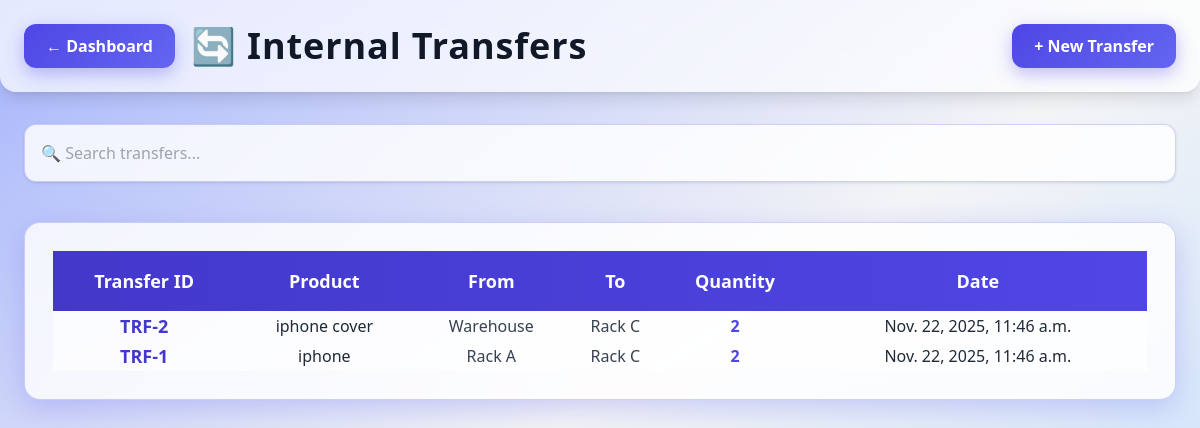
The app's page /transfer/, older data.
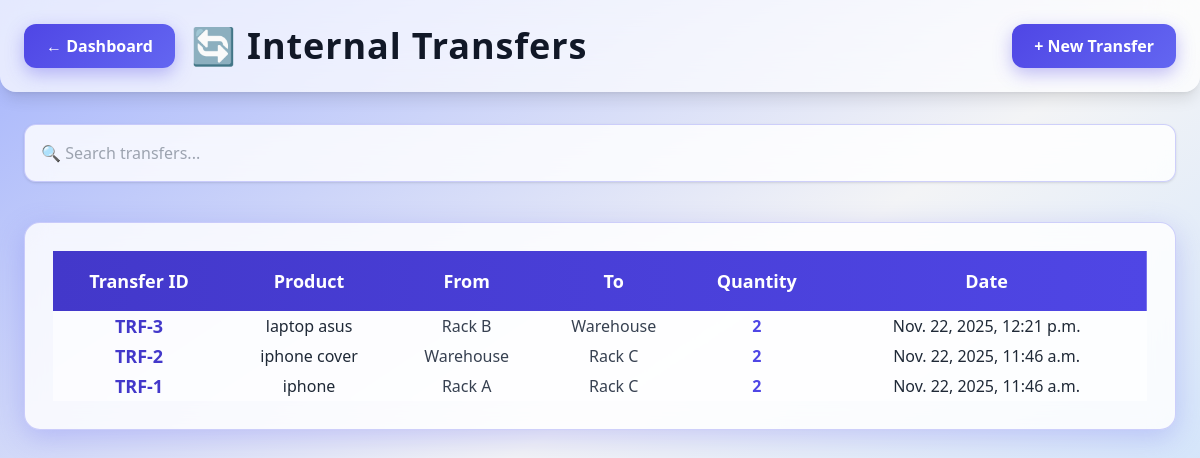
The same page, newer data.
### internal_transfer/models.py (models this page shows, shortened)
class InternalTransfer(models.Model):
    LOCATIONS = [
        ("Warehouse", "Warehouse"),
        ("Rack A", "Rack A"),
        ("Rack B", "Rack B"),
        ("Rack C", "Rack C"),
    ]
    product = models.ForeignKey(Product, on_delete=models.CASCADE)
    from_location = models.CharField(max_length=100, choices=LOCATIONS)
    to_location = models.CharField(max_length=100, choices=LOCATIONS)
    quantity = models.PositiveIntegerField()
    note = models.TextField(blank=True, null=True)
    date = models.DateTimeField(default=timezone.now)

### products/models.py (models this page shows, shortened)
class Product(models.Model):
    name = models.CharField(max_length=200)
    sku = models.CharField(max_length=100)
    category = models.CharField(max_length=100)
    unit = models.CharField(max_length=50)
    stock = models.IntegerField()
    description = models.TextField(blank=True, null=True)
    reorder_level = models.IntegerField(default=0)

### internal_transfer/views.py (the view)
# urls.py: path("", views.transfer_list, name="transfer_list"),
def transfer_list(request):
    transfers = InternalTransfer.objects.all().order_by("-id")
    return render(request, "internal_transfer/transfer_list.html", {"transfers": transfers})

### templates/internal_transfer/transfer_list.html (shortened to what this page needs)
<!DOCTYPE html>
<html lang="en">
<head>
    <script src="https://cdn.tailwindcss.com"></script>
</head>
<body class="bg-gradient-to-br from-indigo-300 via-gray-100 to-blue-200 min-h-screen">
    <header
        class="bg-white/70 backdrop-blur-xl shadow-lg p-6 flex justify-between items-center slide-up rounded-b-2xl">
        <div class="flex items-center">
            {% if request.user.is_authenticated %}
            <a href="{% url 'dashboard' %}" class="btn-add mr-4">← Dashboard</a>
            {% else %}
            <a href="{% url 'login' %}?next={% url 'dashboard' %}" class="btn-add mr-4">← Dashboard</a>
            {% endif %}
            <h1 class="text-4xl font-extrabold text-gray-900 tracking-wide">
                🔄 Internal Transfers
            </h1>
        </div>
        <a href="{% url 'internal_transfer:transfer_add' %}" class="btn-add">
            + New Transfer
        </a>
    </header>
    <section class="max-w-6xl mx-auto mt-8 slide-up">
        <input id="searchInput" type="text" placeholder="🔍 Search transfers..."
            class="w-full p-4 rounded-xl glass-card shadow focus:outline-none">
    </section>
    <section class="max-w-6xl mx-auto mt-10 glass-card p-7 slide-up overflow-x-auto">
        <table class="w-full text-center text-gray-800" id="transferTable">
            <thead class="text-lg table-head rounded-md">
                <tr>
                    <th class="py-4">Transfer ID</th>
                    <th>Product</th>
                    <th>From</th>
                    <th>To</th>
                    <th>Quantity</th>
                    <th>Date</th>
                </tr>
            </thead>
            <tbody>
                {% for t in transfers %}
                <tr class="row-hover bg-white/60 rounded-xl">
                    <td class="font-semibold text-lg text-indigo-700">
                        TRF-{{ t.id }}
                    </td>
                    <td>{{ t.product.name }}</td>
                    <td class="font-medium text-gray-700">{{ t.from_location }}</td>
                    <td class="font-medium text-gray-700">{{ t.to_location }}</td>
                    <td class="font-bold text-indigo-600">{{ t.quantity }}</td>
                    <td>{{ t.date }}</td>
                </tr>
                {% endfor %}
            </tbody>
        </table>
    </section>
</body>
</html>

Row changes from the older to the newer data that the page shows:
added InternalTransfer: id "3", product.name "laptop asus", from_location "Rack B", to_location "Warehouse", quantity "2", date "Nov. 22, 2025, 12:21 p.m."
